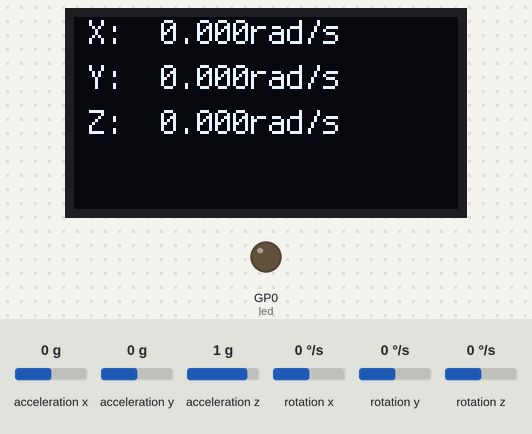
Bench run of a program on a simulated Raspberry Pi Pico running CircuitPython. Parts: 128×64 one-colour display, output pins drawn as LEDs (lit = HIGH). The inputs (shaded band) are chosen by the test bench; at power-on: acceleration x 0 g, rotation x 0 °/s, rotation y 0 °/s, rotation z 0 °/s, acceleration y 0 g, acceleration z 1 g. What the program prints to the serial console is not drawn.

Above: at 1.2 s.
1.3 s: acceleration x set to -0.7 g
3.4 s: acceleration x set to -1 g
At 5.3 s:
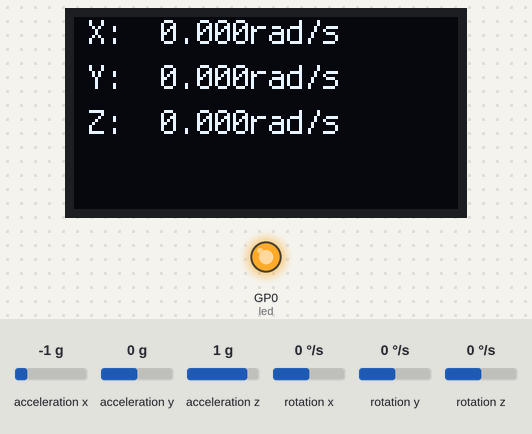
6.0 s: rotation x set to -192 °/s
At 7.2 s:
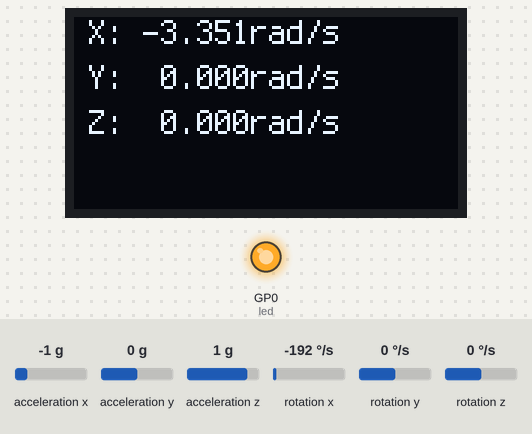
7.5 s: rotation y set to -192 °/s
At 8.5 s:
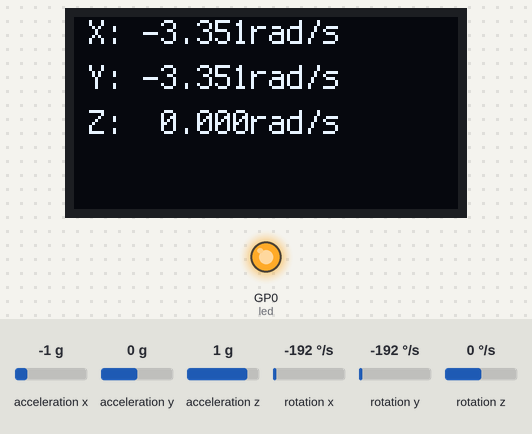
9.0 s: rotation z set to -192 °/s
At 9.9 s:
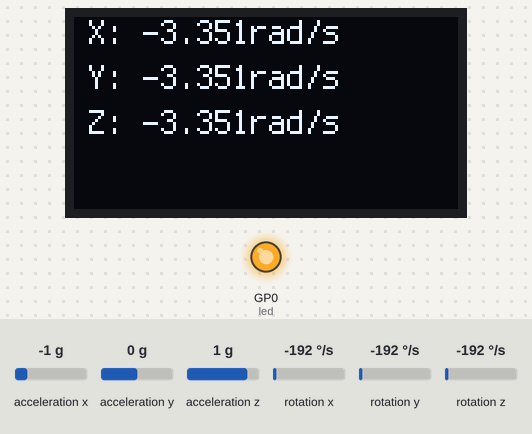
Timing chart, 0 to 11.5 s (numbered marks = the images above; inputs shaded):
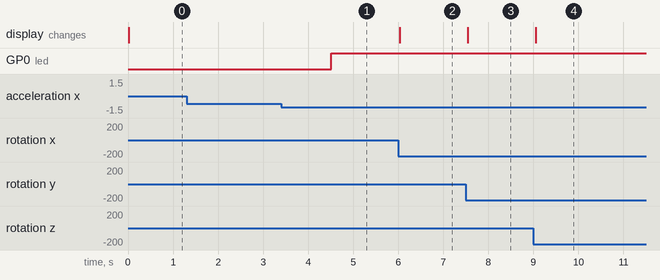

Measured:
- the behaviour switches between -0.8 and -0.9 g on acceleration x (found by bisection; images 0 and 1)
- after the input at 1.3 s, every drawn part: stays the same
- after the input at 3.4 s, GP0 (led): LOW → HIGH after 1.1 s
- after the input at 6.0 s, the display: changes at once (image 2)
- after the input at 7.5 s, the display: changes at once (image 3)
- after the input at 9.0 s, the display: changes after 0.05 s (image 4)

The program:

crash_avoidance_p3.py
```python
# type: ignore
# libraries: adafruit_displayio_ssd1306.mpy | adafruit_display_text | adafruit_mpu6050.mpy | adafruit_bus_device | adafruit_register
import time
import adafruit_mpu6050
import busio
import board
from adafruit_display_text import label
import adafruit_displayio_ssd1306
import digitalio
import terminalio
import displayio

displayio.release_displays() # this needs to be first in the code

sda_pin = board.GP14
scl_pin = board.GP15
i2c = busio.I2C(scl_pin, sda_pin)
mpu = adafruit_mpu6050.MPU6050(i2c, address=0x68) # set up for variables and pin locations

display_bus = displayio.I2CDisplay(i2c, device_address=0x3d, reset=board.GP21)
display = adafruit_displayio_ssd1306.SSD1306(display_bus, width=128, height=64) # pin address and setup for oled display

led = digitalio.DigitalInOut(board.GP0)
led.direction = digitalio.Direction.OUTPUT

# create the display group
splash = displayio.Group()

# add title block to display group
title = "ANGULAR VELOCITY"
# the order of this command is (font, text, text color, and location)
text_area = label.Label(terminalio.FONT, text=title, color=0xFFFF00, x=5, y=5)
splash.append(text_area)

# send display group to screen
display.show(splash)

while True:
    acc = mpu.acceleration # new var
    print(f"X: {acc[0]} m/s^2 Y: {acc[1]} m/s^2 Z: {acc[2]} m/s^2") # print x, y, and z values
    gyro = mpu.gyro # new var for gyro
    text_area.text = f"X: {gyro[0]: .3f}rad/s\nY: {gyro[1]: .3f}rad/s\nZ: {gyro[2]: .3f}rad/s"  # print the values on the oled display, .3f means 3 decimal point
    # \n breaks the line and goes to next row for the following text
    time.sleep(0.75) # debounce
    led.value = False # default led is off
    if acc[0] > 8 or acc[0] < -8:
        print("mayday")
        led.value = True    # if object is tilted 90 or -90 degrees turn the led on
```
